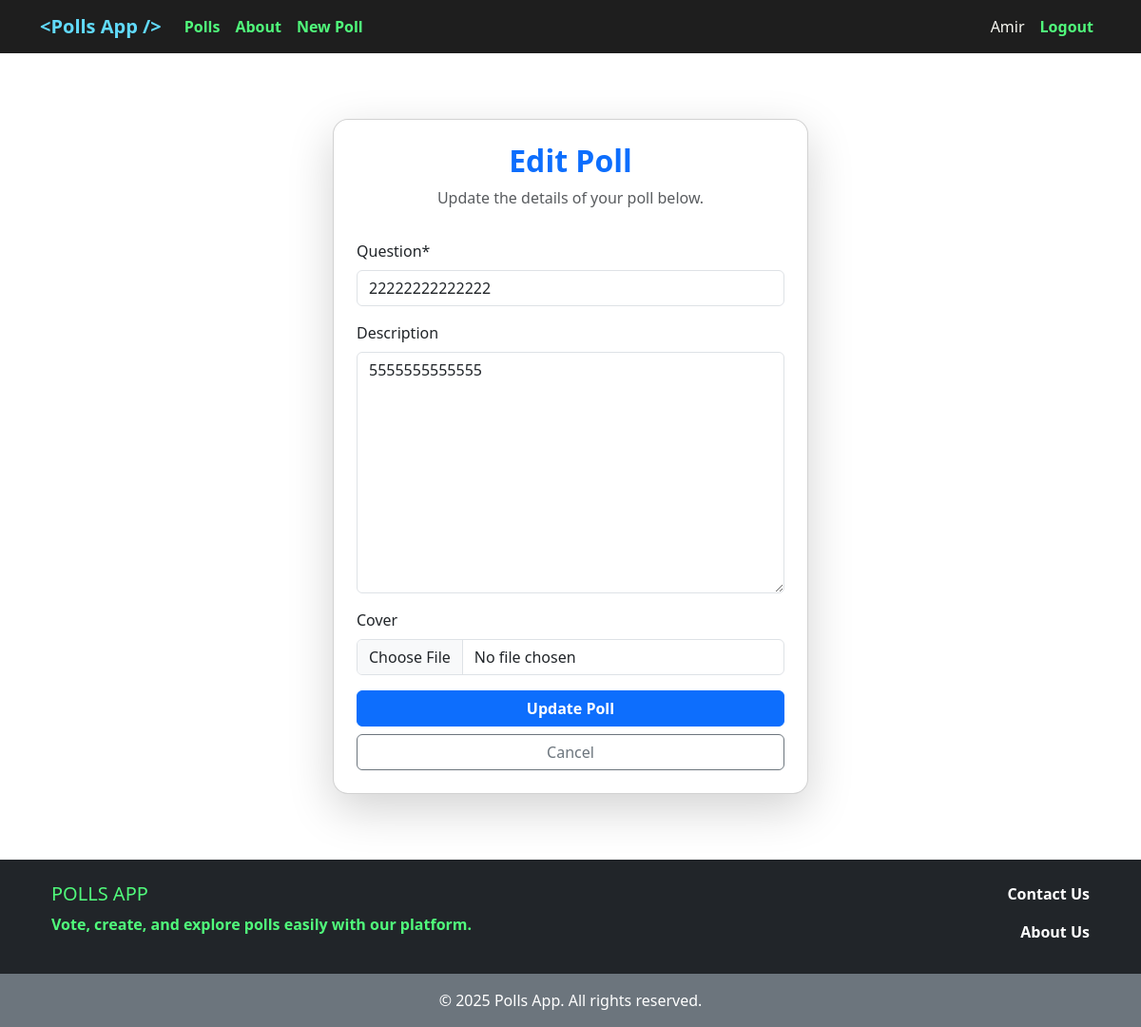
Page /poll/10/edit/ (signed in) on the committed database.
### accounts/models.py (models this page shows)
class CustomUser(AbstractUser):
    ROLE_CHOICES = [
        ('M', 'Manager'),
        ('E', 'Employee'),
        ('S', 'Student'),
        ('O', 'Other'),
    ]
    role = models.CharField(choices=ROLE_CHOICES, max_length=1, default=ROLE_CHOICES[3][0])

### polls/models.py (models this page shows, shortened)
class Poll(models.Model):
    question = models.CharField(max_length=700)
    user = models.ForeignKey(get_user_model(), on_delete=models.CASCADE)
    description = models.TextField(blank=True)
    cover = models.ImageField(upload_to='covers/', blank=True)
    up_vote = models.PositiveIntegerField(default=0)
    down_vote = models.PositiveIntegerField(default=0)
    upvoted_by = models.ManyToManyField(get_user_model(), related_name='upvoted_polls', blank=True)
    downvoted_by = models.ManyToManyField(get_user_model(), related_name='downvoted_polls', blank=True)
    datetime_created = models.DateTimeField(auto_now_add=True)
    datetime_modified = models.DateTimeField(auto_now=True)
    def get_absolute_url(self):
        return reverse('poll_detail', kwargs={'pk': self.pk})

### polls/views.py (the view)
# urls.py: path('poll/<int:pk>/edit/', poll_update_view, name='poll_update'),
@login_required
def poll_update_view(request, pk):
    poll = get_object_or_404(Poll, pk=pk)
    if request.user != poll.user:
        messages.error(request, "You are not allowed to edit this poll.")
        return redirect("polls_list")  # Redirect to poll list
    if request.method == "POST":
        form = PollForm(request.POST, request.FILES, instance=poll)
        if form.is_valid():
            form.save()
            messages.success(request, "Poll updated successfully!")
            return redirect("poll_detail", pk=poll.pk)
    else:
        form = PollForm(instance=poll)
    return render(request, "polls/poll_update.html", {"form": form, 'poll': poll})

### polls/forms.py
class PollForm(forms.ModelForm):
    class Meta:
        model = Poll
        fields = ['question', 'description', 'cover']

### polls/templates/polls/poll_update.html (shortened to what this page needs)
{% extends '_base.html' %}
{% load crispy_forms_tags %}
{% block content %}
    <div class="container d-flex justify-content-center align-items-center vh-100">
        <div class="card shadow-lg p-4 rounded-4 w-100" style="max-width: 500px;">
            <div class="text-center mb-3">
                <h2 class="fw-bold text-primary">Edit Poll</h2>
                <p class="text-muted">Update the details of your poll below.</p>
            </div>
            <form method="POST" enctype="multipart/form-data">
                <div class="mb-3">
                    {{ form|crispy }}
                </div>
                <button type="submit" class="btn btn-primary w-100 fw-bold">Update Poll</button>
                <a href="{{ poll.get_absolute_url }}" class="btn btn-outline-secondary w-100 mt-2">Cancel</a>
            </form>
        </div>
    </div>
{% endblock content %}

### templates/_base.html (shortened to what this page needs)
{% load static %}
<!doctype html>
<html lang="en">
<head>
    <link href="https://cdn.jsdelivr.net/npm/bootstrap@5.3.3/dist/css/bootstrap.min.css"
          rel="stylesheet"
>
</head>
<body>
<nav class="navbar navbar-expand-lg navbar-dark" style="background-color: #1e1e1e;">
    <div class="container">
        <a class="navbar-brand" href="{% url 'polls_list' %}" style="font-weight: bold; color: #61dafb;">&lt;Polls App /&gt;</a>
        <div class="collapse navbar-collapse" id="navbarNav">
            <ul class="navbar-nav">
                <li class="nav-item">
                    <a class="nav-link" href="{% url 'polls_list' %}"
                       style="color: #50fa7b; font-weight: bold;">Polls</a>
                </li>
                <li class="nav-item">
                    <a class="nav-link" href="{% url 'aboutus' %}" style="color: #50fa7b; font-weight: bold;">About</a>
                </li>
                <li class="nav-item">
                    <a class="nav-link" href="{% url 'poll_create' %}" style="color: #50fa7b; font-weight: bold;">New Poll</a>
                </li>
            </ul>
            <ul class="navbar-nav ms-auto">
                {% if user.is_authenticated %}
                    <li class="nav-item">
                        <span class="nav-link" style="color: #f8f8f2;">{{ user.username|capfirst }}</span>
                    </li>
                    <li class="nav-item">
                        <a class="nav-link" href="{% url 'account_logout' %}"
                           style="color: #50fa7b; font-weight: bold;">Logout</a>
                    </li>
                {% endif %}
            </ul>
        </div>
    </div>
</nav>
<div class="content-wrapper container my-4">
    {% block content %}{% endblock content %}
</div>
<footer class="text-center text-lg-start bg-dark text-white mt-auto">
    <div class="container p-4">
        <div class="row">
            <div class="col-md-6" style="color: #50fa7b; font-weight: bold;">
                <h5 class="text-uppercase">Polls App</h5>
                <p>Vote, create, and explore polls easily with our platform.</p>
            </div>
            <div class="col-md-6 text-md-end">
                <a href="https://github.com/amahadnejad" class="text-white text-decoration-none fw-bold d-block">
                    Contact Us
                </a>
                <a href="{% url 'aboutus' %}" class="text-white text-decoration-none fw-bold d-block mt-3">
                    About Us
                </a>
            </div>
        </div>
    </div>
    <div class="text-center p-3 bg-secondary">
        © 2025 Polls App. All rights reserved.
    </div>
</footer>
</body>
</html>

### templates/_base.html (style rules this page uses)
html, body { height: 100%; margin: 0; display: flex; flex-direction: column; }
.content-wrapper { flex: 1; }

### rows in the picture
CustomUser: username "Amir"
Poll: question "22222222222222", description "5555555555555"
